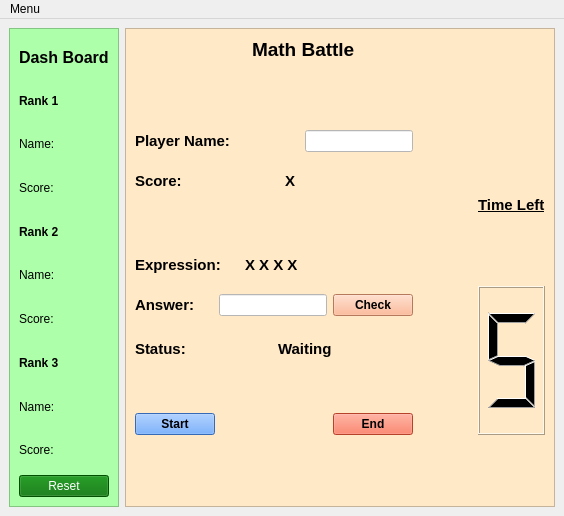
<?xml version="1.0" encoding="UTF-8"?>
<ui version="4.0">
 <class>MainWindow</class>
 <widget class="QMainWindow" name="MainWindow">
  <property name="geometry">
   <rect>
    <x>0</x>
    <y>0</y>
    <width>564</width>
    <height>516</height>
   </rect>
  </property>
  <property name="windowTitle">
   <string>MainWindow</string>
  </property>
  <widget class="QWidget" name="centralwidget">
   <layout class="QGridLayout" name="gridLayout">
    <item row="0" column="0">
     <widget class="QFrame" name="frame_dash_board">
      <property name="enabled">
       <bool>true</bool>
      </property>
      <property name="sizePolicy">
       <sizepolicy hsizetype="Preferred" vsizetype="Minimum">
        <horstretch>0</horstretch>
        <verstretch>0</verstretch>
       </sizepolicy>
      </property>
      <property name="baseSize">
       <size>
        <width>0</width>
        <height>0</height>
       </size>
      </property>
      <property name="styleSheet">
       <string notr="true">background-color: rgb(173, 255, 169);</string>
      </property>
      <property name="frameShape">
       <enum>QFrame::StyledPanel</enum>
      </property>
      <property name="frameShadow">
       <enum>QFrame::Raised</enum>
      </property>
      <layout class="QGridLayout" name="gridLayout_3">
       <item row="0" column="0">
        <widget class="QLabel" name="label">
         <property name="font">
          <font>
           <pointsize>12</pointsize>
           <weight>75</weight>
           <bold>true</bold>
          </font>
         </property>
         <property name="text">
          <string>Dash Board</string>
         </property>
        </widget>
       </item>
       <item row="1" column="0">
        <widget class="QLabel" name="label_3">
         <property name="font">
          <font>
           <pointsize>9</pointsize>
           <weight>75</weight>
           <bold>true</bold>
          </font>
         </property>
         <property name="text">
          <string>Rank 1</string>
         </property>
        </widget>
       </item>
       <item row="2" column="0">
        <widget class="QLabel" name="label_rank1_name">
         <property name="text">
          <string>Name:</string>
         </property>
        </widget>
       </item>
       <item row="3" column="0">
        <widget class="QLabel" name="label_rank1_score">
         <property name="text">
          <string>Score:</string>
         </property>
        </widget>
       </item>
       <item row="4" column="0">
        <widget class="QLabel" name="label_8">
         <property name="font">
          <font>
           <pointsize>9</pointsize>
           <weight>75</weight>
           <bold>true</bold>
          </font>
         </property>
         <property name="text">
          <string>Rank 2</string>
         </property>
        </widget>
       </item>
       <item row="5" column="0">
        <widget class="QLabel" name="label_rank2_name">
         <property name="text">
          <string>Name:</string>
         </property>
        </widget>
       </item>
       <item row="6" column="0">
        <widget class="QLabel" name="label_rank2_score">
         <property name="text">
          <string>Score:</string>
         </property>
        </widget>
       </item>
       <item row="7" column="0">
        <widget class="QLabel" name="label_11">
         <property name="font">
          <font>
           <pointsize>9</pointsize>
           <weight>75</weight>
           <bold>true</bold>
          </font>
         </property>
         <property name="text">
          <string>Rank 3</string>
         </property>
        </widget>
       </item>
       <item row="8" column="0">
        <widget class="QLabel" name="label_rank3_name">
         <property name="text">
          <string>Name:</string>
         </property>
        </widget>
       </item>
       <item row="9" column="0">
        <widget class="QLabel" name="label_rank3_score">
         <property name="text">
          <string>Score:</string>
         </property>
        </widget>
       </item>
       <item row="10" column="0">
        <widget class="QPushButton" name="pushButton_reset">
         <property name="styleSheet">
          <string notr="true">background-color: rgb(0, 112, 0);
color: rgb(255, 255, 255);</string>
         </property>
         <property name="text">
          <string>Reset</string>
         </property>
        </widget>
       </item>
      </layout>
     </widget>
    </item>
    <item row="0" column="1">
     <widget class="QFrame" name="frame_2">
      <property name="sizePolicy">
       <sizepolicy hsizetype="Preferred" vsizetype="Preferred">
        <horstretch>0</horstretch>
        <verstretch>0</verstretch>
       </sizepolicy>
      </property>
      <property name="styleSheet">
       <string notr="true">background-color: rgb(255, 233, 198);</string>
      </property>
      <property name="frameShape">
       <enum>QFrame::StyledPanel</enum>
      </property>
      <property name="frameShadow">
       <enum>QFrame::Raised</enum>
      </property>
      <layout class="QGridLayout" name="gridLayout_2">
       <item row="2" column="0">
        <layout class="QVBoxLayout" name="verticalLayout_5">
         <item>
          <layout class="QVBoxLayout" name="verticalLayout_4">
           <item>
            <layout class="QVBoxLayout" name="verticalLayout_3">
             <item>
              <layout class="QHBoxLayout" name="horizontalLayout">
               <item>
                <widget class="QLabel" name="label_14">
                 <property name="font">
                  <font>
                   <pointsize>11</pointsize>
                   <weight>75</weight>
                   <bold>true</bold>
                  </font>
                 </property>
                 <property name="text">
                  <string>Player Name:</string>
                 </property>
                </widget>
               </item>
               <item>
                <spacer name="horizontalSpacer">
                 <property name="orientation">
                  <enum>Qt::Horizontal</enum>
                 </property>
                 <property name="sizeHint" stdset="0">
                  <size>
                   <width>18</width>
                   <height>20</height>
                  </size>
                 </property>
                </spacer>
               </item>
               <item>
                <widget class="QLineEdit" name="lineEdit_player_name">
                 <property name="styleSheet">
                  <string notr="true">background-color: rgb(255, 255, 255);</string>
                 </property>
                </widget>
               </item>
              </layout>
             </item>
             <item>
              <spacer name="verticalSpacer_3">
               <property name="orientation">
                <enum>Qt::Vertical</enum>
               </property>
               <property name="sizeHint" stdset="0">
                <size>
                 <width>20</width>
                 <height>13</height>
                </size>
               </property>
              </spacer>
             </item>
             <item>
              <layout class="QHBoxLayout" name="horizontalLayout_2">
               <item>
                <widget class="QLabel" name="label_16">
                 <property name="font">
                  <font>
                   <pointsize>11</pointsize>
                   <weight>75</weight>
                   <bold>true</bold>
                  </font>
                 </property>
                 <property name="text">
                  <string>Score:</string>
                 </property>
                </widget>
               </item>
               <item>
                <spacer name="horizontalSpacer_2">
                 <property name="orientation">
                  <enum>Qt::Horizontal</enum>
                 </property>
                 <property name="sizeHint" stdset="0">
                  <size>
                   <width>18</width>
                   <height>20</height>
                  </size>
                 </property>
                </spacer>
               </item>
               <item>
                <widget class="QLabel" name="label_score">
                 <property name="font">
                  <font>
                   <pointsize>11</pointsize>
                   <weight>75</weight>
                   <bold>true</bold>
                  </font>
                 </property>
                 <property name="text">
                  <string>X</string>
                 </property>
                </widget>
               </item>
               <item>
                <spacer name="horizontalSpacer_5">
                 <property name="orientation">
                  <enum>Qt::Horizontal</enum>
                 </property>
                 <property name="sizeHint" stdset="0">
                  <size>
                   <width>118</width>
                   <height>20</height>
                  </size>
                 </property>
                </spacer>
               </item>
              </layout>
             </item>
            </layout>
           </item>
           <item>
            <spacer name="verticalSpacer">
             <property name="orientation">
              <enum>Qt::Vertical</enum>
             </property>
             <property name="sizeHint" stdset="0">
              <size>
               <width>20</width>
               <height>58</height>
              </size>
             </property>
            </spacer>
           </item>
           <item>
            <layout class="QVBoxLayout" name="verticalLayout_2">
             <item>
              <layout class="QHBoxLayout" name="horizontalLayout_5">
               <item>
                <layout class="QHBoxLayout" name="horizontalLayout_3">
                 <item>
                  <widget class="QLabel" name="label_4">
                   <property name="font">
                    <font>
                     <pointsize>11</pointsize>
                     <weight>75</weight>
                     <bold>true</bold>
                    </font>
                   </property>
                   <property name="text">
                    <string>Expression:</string>
                   </property>
                  </widget>
                 </item>
                 <item>
                  <spacer name="horizontalSpacer_3">
                   <property name="orientation">
                    <enum>Qt::Horizontal</enum>
                   </property>
                   <property name="sizeHint" stdset="0">
                    <size>
                     <width>18</width>
                     <height>20</height>
                    </size>
                   </property>
                  </spacer>
                 </item>
                 <item>
                  <widget class="QLabel" name="label_expression">
                   <property name="font">
                    <font>
                     <pointsize>11</pointsize>
                     <weight>75</weight>
                     <bold>true</bold>
                    </font>
                   </property>
                   <property name="text">
                    <string>X X X X</string>
                   </property>
                  </widget>
                 </item>
                </layout>
               </item>
               <item>
                <spacer name="horizontalSpacer_6">
                 <property name="orientation">
                  <enum>Qt::Horizontal</enum>
                 </property>
                 <property name="sizeHint" stdset="0">
                  <size>
                   <width>40</width>
                   <height>20</height>
                  </size>
                 </property>
                </spacer>
               </item>
              </layout>
             </item>
             <item>
              <spacer name="verticalSpacer_2">
               <property name="orientation">
                <enum>Qt::Vertical</enum>
               </property>
               <property name="sizeHint" stdset="0">
                <size>
                 <width>20</width>
                 <height>13</height>
                </size>
               </property>
              </spacer>
             </item>
             <item>
              <layout class="QHBoxLayout" name="horizontalLayout_4">
               <item>
                <widget class="QLabel" name="label_13">
                 <property name="font">
                  <font>
                   <pointsize>11</pointsize>
                   <weight>75</weight>
                   <bold>true</bold>
                  </font>
                 </property>
                 <property name="text">
                  <string>Answer:</string>
                 </property>
                </widget>
               </item>
               <item>
                <spacer name="horizontalSpacer_4">
                 <property name="orientation">
                  <enum>Qt::Horizontal</enum>
                 </property>
                 <property name="sizeHint" stdset="0">
                  <size>
                   <width>18</width>
                   <height>20</height>
                  </size>
                 </property>
                </spacer>
               </item>
               <item>
                <widget class="QLineEdit" name="lineEdit_answer">
                 <property name="styleSheet">
                  <string notr="true">background-color: rgb(255, 255, 255);</string>
                 </property>
                </widget>
               </item>
               <item>
                <widget class="QPushButton" name="pushButton_check">
                 <property name="font">
                  <font>
                   <weight>75</weight>
                   <bold>true</bold>
                  </font>
                 </property>
                 <property name="styleSheet">
                  <string notr="true">background-color: rgb(255, 170, 127);</string>
                 </property>
                 <property name="text">
                  <string>Check</string>
                 </property>
                </widget>
               </item>
              </layout>
             </item>
            </layout>
           </item>
          </layout>
         </item>
         <item>
          <layout class="QVBoxLayout" name="verticalLayout_6">
           <item>
            <spacer name="verticalSpacer_7">
             <property name="orientation">
              <enum>Qt::Vertical</enum>
             </property>
             <property name="sizeHint" stdset="0">
              <size>
               <width>20</width>
               <height>17</height>
              </size>
             </property>
            </spacer>
           </item>
           <item>
            <layout class="QHBoxLayout" name="horizontalLayout_7">
             <item>
              <widget class="QLabel" name="label_5">
               <property name="font">
                <font>
                 <pointsize>11</pointsize>
                 <weight>75</weight>
                 <bold>true</bold>
                </font>
               </property>
               <property name="text">
                <string>Status: </string>
               </property>
              </widget>
             </item>
             <item>
              <spacer name="horizontalSpacer_9">
               <property name="orientation">
                <enum>Qt::Horizontal</enum>
               </property>
               <property name="sizeHint" stdset="0">
                <size>
                 <width>40</width>
                 <height>20</height>
                </size>
               </property>
              </spacer>
             </item>
             <item>
              <widget class="QLabel" name="label_status">
               <property name="font">
                <font>
                 <pointsize>11</pointsize>
                 <weight>75</weight>
                 <bold>true</bold>
                </font>
               </property>
               <property name="text">
                <string>Waiting</string>
               </property>
              </widget>
             </item>
             <item>
              <spacer name="horizontalSpacer_10">
               <property name="orientation">
                <enum>Qt::Horizontal</enum>
               </property>
               <property name="sizeHint" stdset="0">
                <size>
                 <width>40</width>
                 <height>20</height>
                </size>
               </property>
              </spacer>
             </item>
            </layout>
           </item>
          </layout>
         </item>
         <item>
          <spacer name="verticalSpacer_4">
           <property name="orientation">
            <enum>Qt::Vertical</enum>
           </property>
           <property name="sizeHint" stdset="0">
            <size>
             <width>20</width>
             <height>48</height>
            </size>
           </property>
          </spacer>
         </item>
         <item>
          <layout class="QHBoxLayout" name="horizontalLayout_6">
           <item>
            <widget class="QPushButton" name="pushButton_start">
             <property name="font">
              <font>
               <weight>75</weight>
               <bold>true</bold>
              </font>
             </property>
             <property name="styleSheet">
              <string notr="true">background-color: rgb(76, 148, 255);</string>
             </property>
             <property name="text">
              <string>Start</string>
             </property>
            </widget>
           </item>
           <item>
            <spacer name="horizontalSpacer_7">
             <property name="orientation">
              <enum>Qt::Horizontal</enum>
             </property>
             <property name="sizeHint" stdset="0">
              <size>
               <width>40</width>
               <height>20</height>
              </size>
             </property>
            </spacer>
           </item>
           <item>
            <widget class="QPushButton" name="pushButton_end">
             <property name="font">
              <font>
               <weight>75</weight>
               <bold>true</bold>
              </font>
             </property>
             <property name="styleSheet">
              <string notr="true">background-color: rgb(255, 93, 60);</string>
             </property>
             <property name="text">
              <string>End</string>
             </property>
            </widget>
           </item>
          </layout>
         </item>
        </layout>
       </item>
       <item row="2" column="2">
        <layout class="QVBoxLayout" name="verticalLayout">
         <item>
          <widget class="QLabel" name="label_17">
           <property name="font">
            <font>
             <pointsize>11</pointsize>
             <weight>75</weight>
             <bold>true</bold>
             <underline>true</underline>
            </font>
           </property>
           <property name="text">
            <string>Time Left</string>
           </property>
          </widget>
         </item>
         <item>
          <widget class="QLCDNumber" name="lcdNumber_time">
           <property name="font">
            <font>
             <weight>75</weight>
             <bold>true</bold>
            </font>
           </property>
           <property name="digitCount">
            <number>1</number>
           </property>
           <property name="intValue" stdset="0">
            <number>5</number>
           </property>
          </widget>
         </item>
        </layout>
       </item>
       <item row="3" column="0">
        <spacer name="verticalSpacer_5">
         <property name="orientation">
          <enum>Qt::Vertical</enum>
         </property>
         <property name="sizeHint" stdset="0">
          <size>
           <width>20</width>
           <height>40</height>
          </size>
         </property>
        </spacer>
       </item>
       <item row="1" column="0">
        <spacer name="verticalSpacer_6">
         <property name="orientation">
          <enum>Qt::Vertical</enum>
         </property>
         <property name="sizeHint" stdset="0">
          <size>
           <width>20</width>
           <height>40</height>
          </size>
         </property>
        </spacer>
       </item>
       <item row="2" column="1">
        <spacer name="horizontalSpacer_8">
         <property name="orientation">
          <enum>Qt::Horizontal</enum>
         </property>
         <property name="sizeHint" stdset="0">
          <size>
           <width>40</width>
           <height>20</height>
          </size>
         </property>
        </spacer>
       </item>
       <item row="0" column="0" colspan="2" alignment="Qt::AlignHCenter">
        <widget class="QLabel" name="label_2">
         <property name="font">
          <font>
           <pointsize>14</pointsize>
           <weight>75</weight>
           <bold>true</bold>
          </font>
         </property>
         <property name="styleSheet">
          <string notr="true"/>
         </property>
         <property name="text">
          <string>Math Battle</string>
         </property>
        </widget>
       </item>
      </layout>
     </widget>
    </item>
   </layout>
  </widget>
  <widget class="QMenuBar" name="menubar">
   <property name="geometry">
    <rect>
     <x>0</x>
     <y>0</y>
     <width>564</width>
     <height>22</height>
    </rect>
   </property>
   <widget class="QMenu" name="menuMenu">
    <property name="title">
     <string>Menu</string>
    </property>
    <addaction name="actionAbout"/>
    <addaction name="actionExit"/>
   </widget>
   <addaction name="menuMenu"/>
  </widget>
  <action name="actionAbout">
   <property name="text">
    <string>About</string>
   </property>
  </action>
  <action name="actionExit">
   <property name="text">
    <string>Exit</string>
   </property>
  </action>
 </widget>
 <resources/>
 <connections>
  <connection>
   <sender>actionExit</sender>
   <signal>triggered()</signal>
   <receiver>MainWindow</receiver>
   <slot>close()</slot>
   <hints>
    <hint type="sourcelabel">
     <x>-1</x>
     <y>-1</y>
    </hint>
    <hint type="destinationlabel">
     <x>399</x>
     <y>299</y>
    </hint>
   </hints>
  </connection>
 </connections>
</ui>
